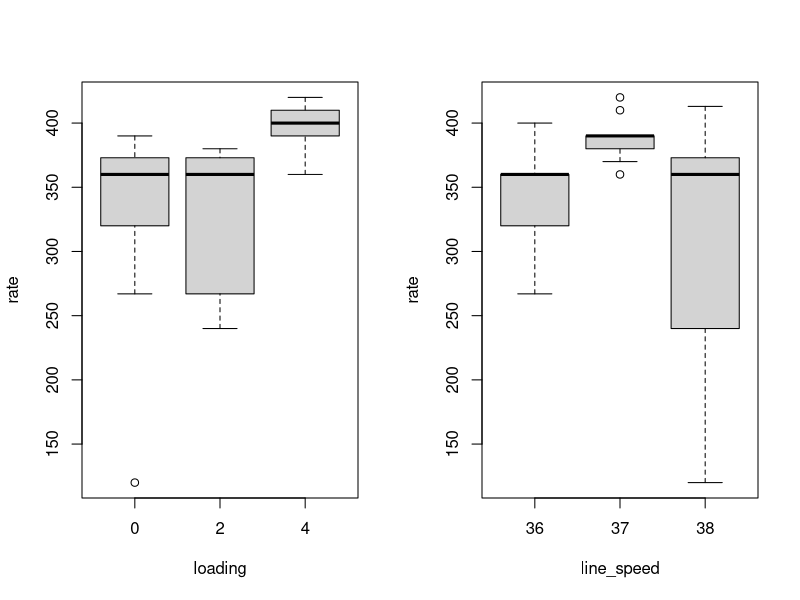
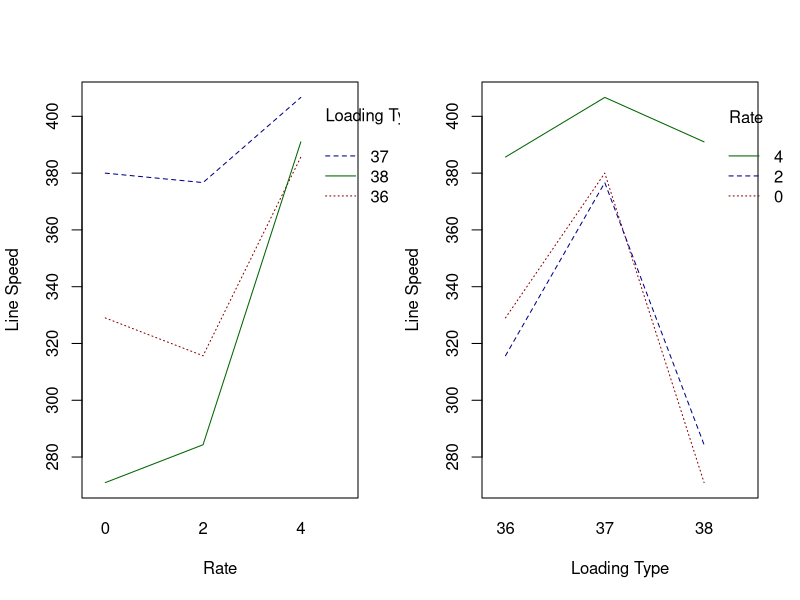

Recreate these plots in R, in order.
## ---- chunk 1
knitr::opts_chunk$set(echo = TRUE)
## ---- chunk 2
bubblewrap <- read.csv('bubblewrap.csv') 
## ---- chunk 3
# set factors
bubblewrap$line_speed <- as.factor(bubblewrap$line_speed)
bubblewrap$loading <- as.factor(bubblewrap$loading)
head(bubblewrap)
## ---- chunk 4
#Means
aov_model <- aov(rate ~ -1 + loading + line_speed, data = bubblewrap)
group_means <- aov(rate ~ -1 + loading + line_speed, data = bubblewrap)
## ---- chunk 5
par(mfrow = c(1,2))
boxplot(rate ~ loading, data = bubblewrap)
boxplot(rate ~ line_speed, data = bubblewrap)
## ---- chunk 6
loading_and_line_plot <- interaction.plot(x.factor = bubblewrap$loading, response = bubblewrap$rate, trace.factor = bubblewrap$line_speed, fun = mean, col = c('red4','darkblue','darkgreen'), trace.label = "Loading Type", xlab = "Rate", ylab = "Line Speed")
line_and_loading_plot <- interaction.plot(trace.factor = bubblewrap$loading, response = bubblewrap$rate, x.factor = bubblewrap$line_speed, fun = mean, col = c('red4','darkblue','darkgreen'), trace.label = "Rate", xlab = "Loading Type", ylab = "Line Speed")
